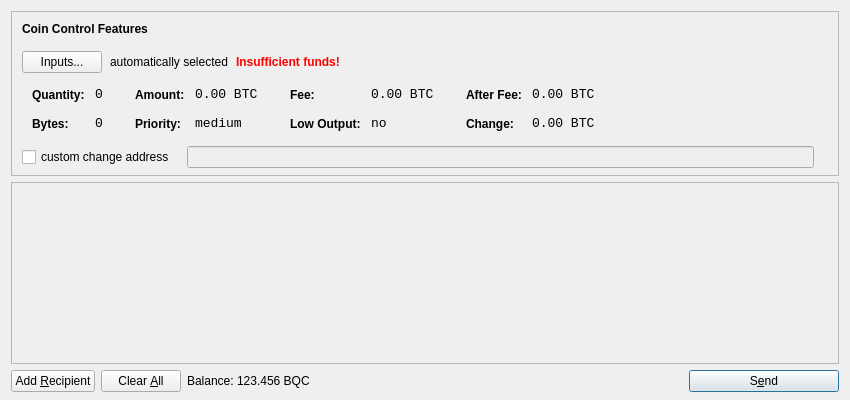
<?xml version="1.0" encoding="UTF-8"?>
<ui version="4.0">
 <class>SendCoinsDialog</class>
 <widget class="QDialog" name="SendCoinsDialog">
  <property name="geometry">
   <rect>
    <x>0</x>
    <y>0</y>
    <width>850</width>
    <height>400</height>
   </rect>
  </property>
  <property name="windowTitle">
   <string>Send Coins</string>
  </property>
  <layout class="QVBoxLayout" name="verticalLayout" stretch="0,1,0">
   <property name="bottomMargin">
    <number>8</number>
   </property>
   <item>
    <widget class="QFrame" name="frameCoinControl">
     <property name="sizePolicy">
      <sizepolicy hsizetype="Expanding" vsizetype="Expanding">
       <horstretch>0</horstretch>
       <verstretch>0</verstretch>
      </sizepolicy>
     </property>
     <property name="maximumSize">
      <size>
       <width>16777215</width>
       <height>16777215</height>
      </size>
     </property>
     <property name="frameShape">
      <enum>QFrame::StyledPanel</enum>
     </property>
     <property name="frameShadow">
      <enum>QFrame::Sunken</enum>
     </property>
     <layout class="QVBoxLayout" name="verticalLayoutCoinControl2">
      <property name="spacing">
       <number>-1</number>
      </property>
      <property name="leftMargin">
       <number>0</number>
      </property>
      <property name="topMargin">
       <number>0</number>
      </property>
      <property name="rightMargin">
       <number>0</number>
      </property>
      <property name="bottomMargin">
       <number>6</number>
      </property>
      <item>
       <layout class="QVBoxLayout" name="verticalLayoutCoinControl" stretch="0,0,0,0,1">
        <property name="spacing">
         <number>0</number>
        </property>
        <property name="leftMargin">
         <number>10</number>
        </property>
        <property name="topMargin">
         <number>10</number>
        </property>
        <item>
         <layout class="QHBoxLayout" name="horizontalLayoutCoinControl1">
          <property name="bottomMargin">
           <number>15</number>
          </property>
          <item>
           <widget class="QLabel" name="labelCoinControlFeatures">
            <property name="sizePolicy">
             <sizepolicy hsizetype="Preferred" vsizetype="Maximum">
              <horstretch>0</horstretch>
              <verstretch>0</verstretch>
             </sizepolicy>
            </property>
            <property name="font">
             <font>
              <weight>75</weight>
              <bold>true</bold>
             </font>
            </property>
            <property name="styleSheet">
             <string notr="true">font-weight:bold;</string>
            </property>
            <property name="text">
             <string>Coin Control Features</string>
            </property>
           </widget>
          </item>
         </layout>
        </item>
        <item>
         <layout class="QHBoxLayout" name="horizontalLayoutCoinControl2" stretch="0,0,0,0">
          <property name="spacing">
           <number>8</number>
          </property>
          <property name="bottomMargin">
           <number>10</number>
          </property>
          <item>
           <widget class="QPushButton" name="pushButtonCoinControl">
            <property name="styleSheet">
             <string notr="true"/>
            </property>
            <property name="text">
             <string>Inputs...</string>
            </property>
           </widget>
          </item>
          <item>
           <widget class="QLabel" name="labelCoinControlAutomaticallySelected">
            <property name="text">
             <string>automatically selected</string>
            </property>
            <property name="margin">
             <number>5</number>
            </property>
           </widget>
          </item>
          <item>
           <widget class="QLabel" name="labelCoinControlInsuffFunds">
            <property name="font">
             <font>
              <weight>75</weight>
              <bold>true</bold>
             </font>
            </property>
            <property name="styleSheet">
             <string notr="true">color:red;font-weight:bold;</string>
            </property>
            <property name="text">
             <string>Insufficient funds!</string>
            </property>
            <property name="margin">
             <number>5</number>
            </property>
           </widget>
          </item>
          <item>
           <spacer name="horizontalSpacerCoinControl">
            <property name="orientation">
             <enum>Qt::Horizontal</enum>
            </property>
            <property name="sizeHint" stdset="0">
             <size>
              <width>40</width>
              <height>1</height>
             </size>
            </property>
           </spacer>
          </item>
         </layout>
        </item>
        <item>
         <widget class="QWidget" name="widgetCoinControl" native="true">
          <property name="sizePolicy">
           <sizepolicy hsizetype="Preferred" vsizetype="Preferred">
            <horstretch>0</horstretch>
            <verstretch>0</verstretch>
           </sizepolicy>
          </property>
          <property name="minimumSize">
           <size>
            <width>0</width>
            <height>0</height>
           </size>
          </property>
          <property name="styleSheet">
           <string notr="true"/>
          </property>
          <layout class="QHBoxLayout" name="horizontalLayoutCoinControl5">
           <property name="margin">
            <number>0</number>
           </property>
           <item>
            <layout class="QHBoxLayout" name="horizontalLayoutCoinControl3" stretch="0,0,0,1">
             <property name="spacing">
              <number>20</number>
             </property>
             <property name="topMargin">
              <number>0</number>
             </property>
             <property name="bottomMargin">
              <number>10</number>
             </property>
             <item>
              <layout class="QFormLayout" name="formLayoutCoinControl1">
               <property name="horizontalSpacing">
                <number>10</number>
               </property>
               <property name="verticalSpacing">
                <number>14</number>
               </property>
               <property name="leftMargin">
                <number>10</number>
               </property>
               <property name="topMargin">
                <number>4</number>
               </property>
               <property name="rightMargin">
                <number>6</number>
               </property>
               <item row="0" column="0">
                <widget class="QLabel" name="labelCoinControlQuantityText">
                 <property name="styleSheet">
                  <string notr="true">font-weight:bold;</string>
                 </property>
                 <property name="text">
                  <string>Quantity:</string>
                 </property>
                 <property name="margin">
                  <number>0</number>
                 </property>
                </widget>
               </item>
               <item row="0" column="1">
                <widget class="QLabel" name="labelCoinControlQuantity">
                 <property name="font">
                  <font>
                   <family>Monospace</family>
                   <pointsize>10</pointsize>
                  </font>
                 </property>
                 <property name="cursor">
                  <cursorShape>IBeamCursor</cursorShape>
                 </property>
                 <property name="contextMenuPolicy">
                  <enum>Qt::ActionsContextMenu</enum>
                 </property>
                 <property name="text">
                  <string notr="true">0</string>
                 </property>
                 <property name="margin">
                  <number>0</number>
                 </property>
                 <property name="textInteractionFlags">
                  <set>Qt::LinksAccessibleByMouse|Qt::TextSelectableByKeyboard|Qt::TextSelectableByMouse</set>
                 </property>
                </widget>
               </item>
               <item row="1" column="0">
                <widget class="QLabel" name="labelCoinControlBytesText">
                 <property name="styleSheet">
                  <string notr="true">font-weight:bold;</string>
                 </property>
                 <property name="text">
                  <string>Bytes:</string>
                 </property>
                </widget>
               </item>
               <item row="1" column="1">
                <widget class="QLabel" name="labelCoinControlBytes">
                 <property name="font">
                  <font>
                   <family>Monospace</family>
                   <pointsize>10</pointsize>
                  </font>
                 </property>
                 <property name="cursor">
                  <cursorShape>IBeamCursor</cursorShape>
                 </property>
                 <property name="contextMenuPolicy">
                  <enum>Qt::ActionsContextMenu</enum>
                 </property>
                 <property name="text">
                  <string notr="true">0</string>
                 </property>
                 <property name="textInteractionFlags">
                  <set>Qt::LinksAccessibleByMouse|Qt::TextSelectableByKeyboard|Qt::TextSelectableByMouse</set>
                 </property>
                </widget>
               </item>
              </layout>
             </item>
             <item>
              <layout class="QFormLayout" name="formLayoutCoinControl2">
               <property name="horizontalSpacing">
                <number>10</number>
               </property>
               <property name="verticalSpacing">
                <number>14</number>
               </property>
               <property name="leftMargin">
                <number>6</number>
               </property>
               <property name="topMargin">
                <number>4</number>
               </property>
               <property name="rightMargin">
                <number>6</number>
               </property>
               <item row="0" column="0">
                <widget class="QLabel" name="labelCoinControlAmountText">
                 <property name="styleSheet">
                  <string notr="true">font-weight:bold;</string>
                 </property>
                 <property name="text">
                  <string>Amount:</string>
                 </property>
                 <property name="margin">
                  <number>0</number>
                 </property>
                </widget>
               </item>
               <item row="0" column="1">
                <widget class="QLabel" name="labelCoinControlAmount">
                 <property name="font">
                  <font>
                   <family>Monospace</family>
                   <pointsize>10</pointsize>
                  </font>
                 </property>
                 <property name="cursor">
                  <cursorShape>IBeamCursor</cursorShape>
                 </property>
                 <property name="contextMenuPolicy">
                  <enum>Qt::ActionsContextMenu</enum>
                 </property>
                 <property name="text">
                  <string notr="true">0.00 BTC</string>
                 </property>
                 <property name="textInteractionFlags">
                  <set>Qt::LinksAccessibleByMouse|Qt::TextSelectableByKeyboard|Qt::TextSelectableByMouse</set>
                 </property>
                </widget>
               </item>
               <item row="1" column="0">
                <widget class="QLabel" name="labelCoinControlPriorityText">
                 <property name="styleSheet">
                  <string notr="true">font-weight:bold;</string>
                 </property>
                 <property name="text">
                  <string>Priority:</string>
                 </property>
                </widget>
               </item>
               <item row="1" column="1">
                <widget class="QLabel" name="labelCoinControlPriority">
                 <property name="font">
                  <font>
                   <family>Monospace</family>
                   <pointsize>10</pointsize>
                  </font>
                 </property>
                 <property name="cursor">
                  <cursorShape>IBeamCursor</cursorShape>
                 </property>
                 <property name="contextMenuPolicy">
                  <enum>Qt::ActionsContextMenu</enum>
                 </property>
                 <property name="text">
                  <string>medium</string>
                 </property>
                 <property name="textInteractionFlags">
                  <set>Qt::LinksAccessibleByMouse|Qt::TextSelectableByKeyboard|Qt::TextSelectableByMouse</set>
                 </property>
                </widget>
               </item>
              </layout>
             </item>
             <item>
              <layout class="QFormLayout" name="formLayoutCoinControl3">
               <property name="horizontalSpacing">
                <number>10</number>
               </property>
               <property name="verticalSpacing">
                <number>14</number>
               </property>
               <property name="leftMargin">
                <number>6</number>
               </property>
               <property name="topMargin">
                <number>4</number>
               </property>
               <property name="rightMargin">
                <number>6</number>
               </property>
               <item row="0" column="0">
                <widget class="QLabel" name="labelCoinControlFeeText">
                 <property name="styleSheet">
                  <string notr="true">font-weight:bold;</string>
                 </property>
                 <property name="text">
                  <string>Fee:</string>
                 </property>
                 <property name="margin">
                  <number>0</number>
                 </property>
                </widget>
               </item>
               <item row="0" column="1">
                <widget class="QLabel" name="labelCoinControlFee">
                 <property name="font">
                  <font>
                   <family>Monospace</family>
                   <pointsize>10</pointsize>
                  </font>
                 </property>
                 <property name="cursor">
                  <cursorShape>IBeamCursor</cursorShape>
                 </property>
                 <property name="contextMenuPolicy">
                  <enum>Qt::ActionsContextMenu</enum>
                 </property>
                 <property name="text">
                  <string notr="true">0.00 BTC</string>
                 </property>
                 <property name="textInteractionFlags">
                  <set>Qt::LinksAccessibleByMouse|Qt::TextSelectableByKeyboard|Qt::TextSelectableByMouse</set>
                 </property>
                </widget>
               </item>
               <item row="1" column="0">
                <widget class="QLabel" name="labelCoinControlLowOutputText">
                 <property name="styleSheet">
                  <string notr="true">font-weight:bold;</string>
                 </property>
                 <property name="text">
                  <string>Low Output:</string>
                 </property>
                </widget>
               </item>
               <item row="1" column="1">
                <widget class="QLabel" name="labelCoinControlLowOutput">
                 <property name="font">
                  <font>
                   <family>Monospace</family>
                   <pointsize>10</pointsize>
                  </font>
                 </property>
                 <property name="cursor">
                  <cursorShape>IBeamCursor</cursorShape>
                 </property>
                 <property name="contextMenuPolicy">
                  <enum>Qt::ActionsContextMenu</enum>
                 </property>
                 <property name="text">
                  <string>no</string>
                 </property>
                 <property name="textInteractionFlags">
                  <set>Qt::LinksAccessibleByMouse|Qt::TextSelectableByKeyboard|Qt::TextSelectableByMouse</set>
                 </property>
                </widget>
               </item>
              </layout>
             </item>
             <item>
              <layout class="QFormLayout" name="formLayoutCoinControl4">
               <property name="horizontalSpacing">
                <number>10</number>
               </property>
               <property name="verticalSpacing">
                <number>14</number>
               </property>
               <property name="leftMargin">
                <number>6</number>
               </property>
               <property name="topMargin">
                <number>4</number>
               </property>
               <property name="rightMargin">
                <number>6</number>
               </property>
               <item row="0" column="0">
                <widget class="QLabel" name="labelCoinControlAfterFeeText">
                 <property name="styleSheet">
                  <string notr="true">font-weight:bold;</string>
                 </property>
                 <property name="text">
                  <string>After Fee:</string>
                 </property>
                 <property name="margin">
                  <number>0</number>
                 </property>
                </widget>
               </item>
               <item row="0" column="1">
                <widget class="QLabel" name="labelCoinControlAfterFee">
                 <property name="font">
                  <font>
                   <family>Monospace</family>
                   <pointsize>10</pointsize>
                  </font>
                 </property>
                 <property name="cursor">
                  <cursorShape>IBeamCursor</cursorShape>
                 </property>
                 <property name="contextMenuPolicy">
                  <enum>Qt::ActionsContextMenu</enum>
                 </property>
                 <property name="text">
                  <string notr="true">0.00 BTC</string>
                 </property>
                 <property name="textInteractionFlags">
                  <set>Qt::LinksAccessibleByMouse|Qt::TextSelectableByKeyboard|Qt::TextSelectableByMouse</set>
                 </property>
                </widget>
               </item>
               <item row="1" column="0">
                <widget class="QLabel" name="labelCoinControlChangeText">
                 <property name="styleSheet">
                  <string notr="true">font-weight:bold;</string>
                 </property>
                 <property name="text">
                  <string>Change:</string>
                 </property>
                </widget>
               </item>
               <item row="1" column="1">
                <widget class="QLabel" name="labelCoinControlChange">
                 <property name="font">
                  <font>
                   <family>Monospace</family>
                   <pointsize>10</pointsize>
                  </font>
                 </property>
                 <property name="cursor">
                  <cursorShape>IBeamCursor</cursorShape>
                 </property>
                 <property name="contextMenuPolicy">
                  <enum>Qt::ActionsContextMenu</enum>
                 </property>
                 <property name="text">
                  <string notr="true">0.00 BTC</string>
                 </property>
                 <property name="textInteractionFlags">
                  <set>Qt::LinksAccessibleByMouse|Qt::TextSelectableByKeyboard|Qt::TextSelectableByMouse</set>
                 </property>
                </widget>
               </item>
              </layout>
             </item>
            </layout>
           </item>
          </layout>
         </widget>
        </item>
        <item>
         <layout class="QHBoxLayout" name="horizontalLayoutCoinControl4" stretch="0,0,0">
          <property name="spacing">
           <number>12</number>
          </property>
          <property name="sizeConstraint">
           <enum>QLayout::SetDefaultConstraint</enum>
          </property>
          <property name="topMargin">
           <number>5</number>
          </property>
          <property name="rightMargin">
           <number>5</number>
          </property>
          <item>
           <widget class="QCheckBox" name="checkBoxCoinControlChange">
            <property name="text">
             <string>custom change address</string>
            </property>
           </widget>
          </item>
          <item>
           <widget class="QLineEdit" name="lineEditCoinControlChange">
            <property name="enabled">
             <bool>false</bool>
            </property>
            <property name="sizePolicy">
             <sizepolicy hsizetype="Expanding" vsizetype="Fixed">
              <horstretch>0</horstretch>
              <verstretch>0</verstretch>
             </sizepolicy>
            </property>
           </widget>
          </item>
          <item>
           <widget class="QLabel" name="labelCoinControlChangeLabel">
            <property name="sizePolicy">
             <sizepolicy hsizetype="Preferred" vsizetype="Expanding">
              <horstretch>0</horstretch>
              <verstretch>0</verstretch>
             </sizepolicy>
            </property>
            <property name="minimumSize">
             <size>
              <width>0</width>
              <height>0</height>
             </size>
            </property>
            <property name="text">
             <string/>
            </property>
            <property name="margin">
             <number>3</number>
            </property>
           </widget>
          </item>
         </layout>
        </item>
        <item>
         <spacer name="verticalSpacerCoinControl">
          <property name="orientation">
           <enum>Qt::Vertical</enum>
          </property>
          <property name="sizeHint" stdset="0">
           <size>
            <width>800</width>
            <height>1</height>
           </size>
          </property>
         </spacer>
        </item>
       </layout>
      </item>
     </layout>
    </widget>
   </item>
   <item>
    <widget class="QScrollArea" name="scrollArea">
     <property name="widgetResizable">
      <bool>true</bool>
     </property>
     <widget class="QWidget" name="scrollAreaWidgetContents">
      <property name="geometry">
       <rect>
        <x>0</x>
        <y>0</y>
        <width>830</width>
        <height>165</height>
       </rect>
      </property>
      <layout class="QVBoxLayout" name="verticalLayout_2">
       <property name="margin">
        <number>0</number>
       </property>
       <item>
        <layout class="QVBoxLayout" name="entries">
         <property name="spacing">
          <number>6</number>
         </property>
        </layout>
       </item>
       <item>
        <spacer name="verticalSpacer">
         <property name="orientation">
          <enum>Qt::Vertical</enum>
         </property>
         <property name="sizeHint" stdset="0">
          <size>
           <width>20</width>
           <height>40</height>
          </size>
         </property>
        </spacer>
       </item>
      </layout>
     </widget>
    </widget>
   </item>
   <item>
    <layout class="QHBoxLayout" name="horizontalLayout">
     <item>
      <widget class="QPushButton" name="addButton">
       <property name="toolTip">
        <string>Send to multiple recipients at once</string>
       </property>
       <property name="text">
        <string>Add &amp;Recipient</string>
       </property>
       <property name="icon">
        <iconset resource="../bbqcoin.qrc">
         <normaloff>:/icons/add</normaloff>:/icons/add</iconset>
       </property>
       <property name="autoDefault">
        <bool>false</bool>
       </property>
      </widget>
     </item>
     <item>
      <widget class="QPushButton" name="clearButton">
       <property name="sizePolicy">
        <sizepolicy hsizetype="Minimum" vsizetype="Fixed">
         <horstretch>0</horstretch>
         <verstretch>0</verstretch>
        </sizepolicy>
       </property>
       <property name="toolTip">
        <string>Remove all transaction fields</string>
       </property>
       <property name="text">
        <string>Clear &amp;All</string>
       </property>
       <property name="icon">
        <iconset resource="../bbqcoin.qrc">
         <normaloff>:/icons/remove</normaloff>:/icons/remove</iconset>
       </property>
       <property name="autoRepeatDelay">
        <number>300</number>
       </property>
       <property name="autoDefault">
        <bool>false</bool>
       </property>
      </widget>
     </item>
     <item>
      <layout class="QHBoxLayout" name="horizontalLayout_2">
       <property name="spacing">
        <number>3</number>
       </property>
       <item>
        <widget class="QLabel" name="label">
         <property name="text">
          <string>Balance:</string>
         </property>
        </widget>
       </item>
       <item>
        <widget class="QLabel" name="labelBalance">
         <property name="cursor">
          <cursorShape>IBeamCursor</cursorShape>
         </property>
         <property name="text">
          <string>123.456 BQC</string>
         </property>
         <property name="textInteractionFlags">
          <set>Qt::LinksAccessibleByMouse|Qt::TextSelectableByKeyboard|Qt::TextSelectableByMouse</set>
         </property>
        </widget>
       </item>
      </layout>
     </item>
     <item>
      <spacer name="horizontalSpacer">
       <property name="orientation">
        <enum>Qt::Horizontal</enum>
       </property>
       <property name="sizeHint" stdset="0">
        <size>
         <width>40</width>
         <height>20</height>
        </size>
       </property>
      </spacer>
     </item>
     <item>
      <widget class="QPushButton" name="sendButton">
       <property name="minimumSize">
        <size>
         <width>150</width>
         <height>0</height>
        </size>
       </property>
       <property name="toolTip">
        <string>Confirm the send action</string>
       </property>
       <property name="text">
        <string>S&amp;end</string>
       </property>
       <property name="icon">
        <iconset resource="../bbqcoin.qrc">
         <normaloff>:/icons/send</normaloff>:/icons/send</iconset>
       </property>
       <property name="default">
        <bool>true</bool>
       </property>
      </widget>
     </item>
    </layout>
   </item>
  </layout>
 </widget>
 <resources>
  <include location="../bbqcoin.qrc"/>
 </resources>
 <connections/>
</ui>
